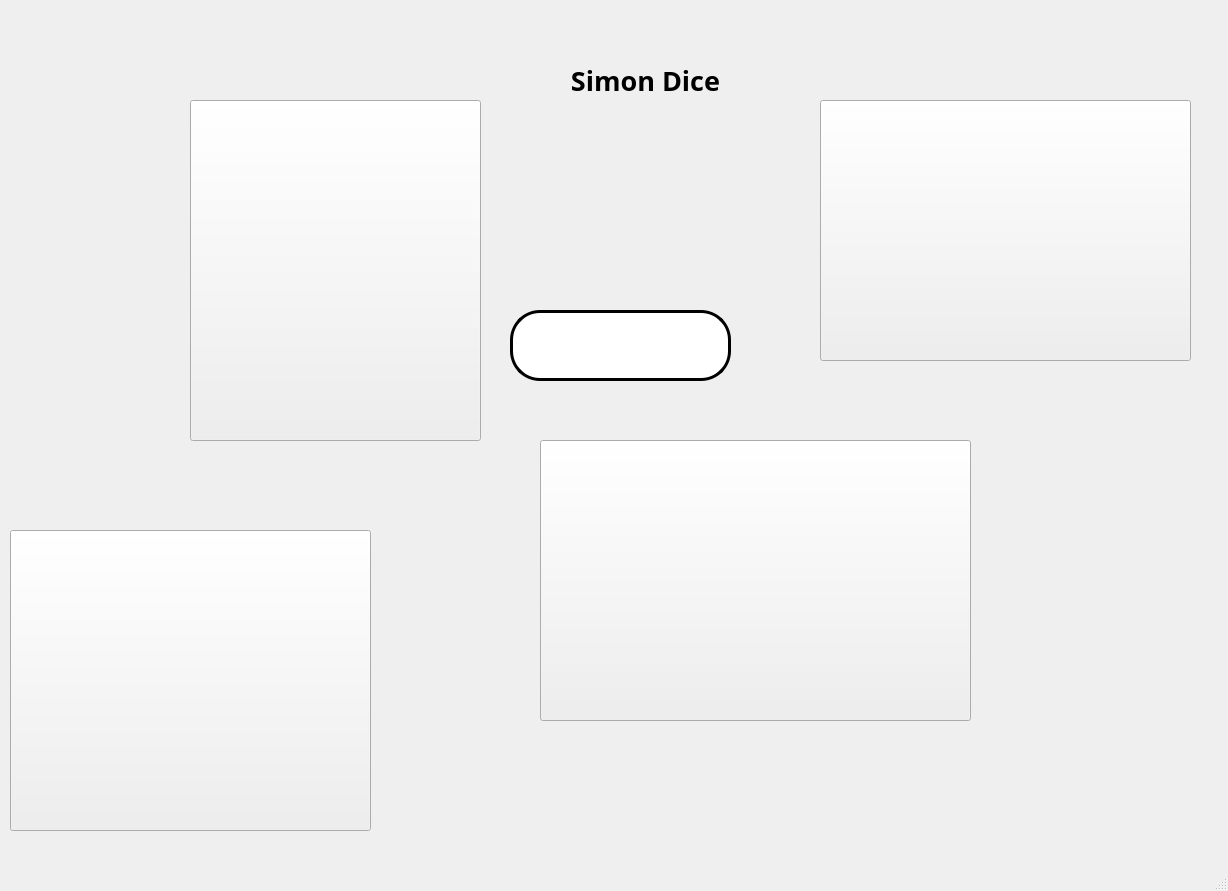
<?xml version="1.0" encoding="UTF-8"?>
<ui version="4.0">
 <class>MainWindow</class>
 <widget class="QMainWindow" name="MainWindow">
  <property name="geometry">
   <rect>
    <x>0</x>
    <y>0</y>
    <width>1228</width>
    <height>891</height>
   </rect>
  </property>
  <property name="windowTitle">
   <string>MainWindow</string>
  </property>
  <property name="unifiedTitleAndToolBarOnMac">
   <bool>false</bool>
  </property>
  <widget class="QWidget" name="centralwidget">
   <widget class="QPushButton" name="buat">
    <property name="geometry">
     <rect>
      <x>190</x>
      <y>100</y>
      <width>291</width>
      <height>341</height>
     </rect>
    </property>
    <property name="styleSheet">
     <string notr="true"/>
    </property>
    <property name="text">
     <string/>
    </property>
    <property name="icon">
     <iconset resource="../../Archivos/Recursos.qrc">
      <normaloff>:/SimonDice/guitarra.png</normaloff>:/SimonDice/guitarra.png</iconset>
    </property>
    <property name="iconSize">
     <size>
      <width>430</width>
      <height>190</height>
     </size>
    </property>
   </widget>
   <widget class="QLabel" name="label_3">
    <property name="geometry">
     <rect>
      <x>290</x>
      <y>220</y>
      <width>151</width>
      <height>20</height>
     </rect>
    </property>
    <property name="text">
     <string/>
    </property>
   </widget>
   <widget class="QPushButton" name="bfit">
    <property name="geometry">
     <rect>
      <x>10</x>
      <y>530</y>
      <width>361</width>
      <height>301</height>
     </rect>
    </property>
    <property name="styleSheet">
     <string notr="true"/>
    </property>
    <property name="text">
     <string/>
    </property>
    <property name="icon">
     <iconset resource="../../Archivos/Recursos.qrc">
      <normaloff>:/SimonDice/tambor.png</normaloff>:/SimonDice/tambor.png</iconset>
    </property>
    <property name="iconSize">
     <size>
      <width>430</width>
      <height>190</height>
     </size>
    </property>
   </widget>
   <widget class="QPushButton" name="blog">
    <property name="geometry">
     <rect>
      <x>540</x>
      <y>440</y>
      <width>431</width>
      <height>281</height>
     </rect>
    </property>
    <property name="styleSheet">
     <string notr="true"/>
    </property>
    <property name="text">
     <string/>
    </property>
    <property name="icon">
     <iconset resource="../../Archivos/Recursos.qrc">
      <normaloff>:/SimonDice/trompeta.png</normaloff>:/SimonDice/trompeta.png</iconset>
    </property>
    <property name="iconSize">
     <size>
      <width>430</width>
      <height>190</height>
     </size>
    </property>
   </widget>
   <widget class="QPushButton" name="bcar">
    <property name="geometry">
     <rect>
      <x>820</x>
      <y>100</y>
      <width>371</width>
      <height>261</height>
     </rect>
    </property>
    <property name="styleSheet">
     <string notr="true"/>
    </property>
    <property name="text">
     <string/>
    </property>
    <property name="icon">
     <iconset resource="../../Archivos/Recursos.qrc">
      <normaloff>:/SimonDice/piano.png</normaloff>:/SimonDice/piano.png</iconset>
    </property>
    <property name="iconSize">
     <size>
      <width>430</width>
      <height>190</height>
     </size>
    </property>
   </widget>
   <widget class="QLineEdit" name="lineor">
    <property name="geometry">
     <rect>
      <x>510</x>
      <y>310</y>
      <width>221</width>
      <height>71</height>
     </rect>
    </property>
    <property name="font">
     <font>
      <pointsize>20</pointsize>
     </font>
    </property>
    <property name="styleSheet">
     <string notr="true">background-color: rgb(255, 255, 255);
border-radius: 30px;
border: 3px solid black;</string>
    </property>
    <property name="alignment">
     <set>Qt::AlignCenter</set>
    </property>
   </widget>
   <widget class="QLabel" name="label_4">
    <property name="geometry">
     <rect>
      <x>940</x>
      <y>-60</y>
      <width>281</width>
      <height>211</height>
     </rect>
    </property>
    <property name="styleSheet">
     <string notr="true"/>
    </property>
    <property name="text">
     <string/>
    </property>
    <property name="pixmap">
     <pixmap resource="../../Archivos/Recursos.qrc">:/UAT LOGOS/logo facultad de ingenieria uat.png</pixmap>
    </property>
    <property name="scaledContents">
     <bool>true</bool>
    </property>
   </widget>
   <widget class="QLabel" name="label">
    <property name="geometry">
     <rect>
      <x>0</x>
      <y>0</y>
      <width>161</width>
      <height>141</height>
     </rect>
    </property>
    <property name="styleSheet">
     <string notr="true"/>
    </property>
    <property name="text">
     <string/>
    </property>
    <property name="pixmap">
     <pixmap resource="../../Archivos/Recursos.qrc">:/UAT LOGOS/Logo UAT.png</pixmap>
    </property>
    <property name="scaledContents">
     <bool>true</bool>
    </property>
   </widget>
   <widget class="QLabel" name="label_7">
    <property name="geometry">
     <rect>
      <x>1010</x>
      <y>640</y>
      <width>191</width>
      <height>181</height>
     </rect>
    </property>
    <property name="styleSheet">
     <string notr="true"/>
    </property>
    <property name="text">
     <string/>
    </property>
    <property name="pixmap">
     <pixmap resource="../../Archivos/Recursos.qrc">:/Equipo LOGO/logo equipo 3.jpg</pixmap>
    </property>
    <property name="scaledContents">
     <bool>true</bool>
    </property>
   </widget>
   <widget class="QLabel" name="label_5">
    <property name="geometry">
     <rect>
      <x>400</x>
      <y>60</y>
      <width>491</width>
      <height>41</height>
     </rect>
    </property>
    <property name="font">
     <font>
      <family>Arial Black</family>
      <pointsize>20</pointsize>
      <weight>75</weight>
      <bold>true</bold>
     </font>
    </property>
    <property name="text">
     <string>Simon Dice</string>
    </property>
    <property name="alignment">
     <set>Qt::AlignCenter</set>
    </property>
   </widget>
  </widget>
  <widget class="QMenuBar" name="menubar">
   <property name="geometry">
    <rect>
     <x>0</x>
     <y>0</y>
     <width>1228</width>
     <height>26</height>
    </rect>
   </property>
  </widget>
  <widget class="QStatusBar" name="statusbar"/>
 </widget>
 <resources>
  <include location="../../Archivos/Recursos.qrc"/>
 </resources>
 <connections/>
</ui>
